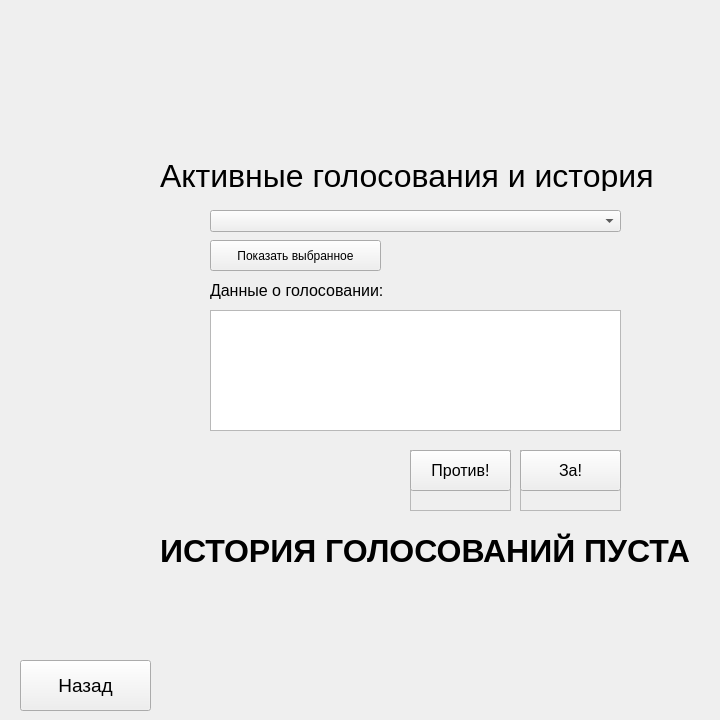
   <widget class="QWidget" name="votePage">
    <widget class="QPushButton" name="pushButton_25">
     <property name="geometry">
      <rect>
       <x>20</x>
       <y>660</y>
       <width>131</width>
       <height>51</height>
      </rect>
     </property>
     <property name="font">
      <font>
       <pointsize>14</pointsize>
      </font>
     </property>
     <property name="text">
      <string>Назад</string>
     </property>
    </widget>
    <widget class="QLabel" name="label_33">
     <property name="geometry">
      <rect>
       <x>160</x>
       <y>160</y>
       <width>501</width>
       <height>31</height>
      </rect>
     </property>
     <property name="font">
      <font>
       <pointsize>24</pointsize>
      </font>
     </property>
     <property name="text">
      <string>Активные голосования и история</string>
     </property>
    </widget>
    <widget class="QFrame" name="frame_4">
     <property name="geometry">
      <rect>
       <x>520</x>
       <y>450</y>
       <width>101</width>
       <height>61</height>
      </rect>
     </property>
     <property name="frameShape">
      <enum>QFrame::StyledPanel</enum>
     </property>
     <property name="frameShadow">
      <enum>QFrame::Raised</enum>
     </property>
     <widget class="QPushButton" name="pushButton_26">
      <property name="geometry">
       <rect>
        <x>0</x>
        <y>0</y>
        <width>101</width>
        <height>41</height>
       </rect>
      </property>
      <property name="font">
       <font>
        <pointsize>12</pointsize>
       </font>
      </property>
      <property name="text">
       <string>За!</string>
      </property>
     </widget>
    </widget>
    <widget class="QFrame" name="frame_5">
     <property name="geometry">
      <rect>
       <x>410</x>
       <y>450</y>
       <width>101</width>
       <height>61</height>
      </rect>
     </property>
     <property name="frameShape">
      <enum>QFrame::StyledPanel</enum>
     </property>
     <property name="frameShadow">
      <enum>QFrame::Raised</enum>
     </property>
     <widget class="QPushButton" name="pushButton_27">
      <property name="geometry">
       <rect>
        <x>0</x>
        <y>0</y>
        <width>101</width>
        <height>41</height>
       </rect>
      </property>
      <property name="font">
       <font>
        <pointsize>12</pointsize>
       </font>
      </property>
      <property name="text">
       <string>Против!</string>
      </property>
     </widget>
    </widget>
    <widget class="QPushButton" name="pushButton_28">
     <property name="geometry">
      <rect>
       <x>210</x>
       <y>240</y>
       <width>171</width>
       <height>31</height>
      </rect>
     </property>
     <property name="text">
      <string>Показать выбранное</string>
     </property>
    </widget>
    <widget class="QComboBox" name="comboBox_9">
     <property name="geometry">
      <rect>
       <x>210</x>
       <y>210</y>
       <width>411</width>
       <height>22</height>
      </rect>
     </property>
    </widget>
    <widget class="QTextBrowser" name="textBrowser_2">
     <property name="geometry">
      <rect>
       <x>210</x>
       <y>310</y>
       <width>411</width>
       <height>121</height>
      </rect>
     </property>
    </widget>
    <widget class="QLabel" name="label_34">
     <property name="geometry">
      <rect>
       <x>210</x>
       <y>280</y>
       <width>411</width>
       <height>21</height>
      </rect>
     </property>
     <property name="font">
      <font>
       <pointsize>12</pointsize>
      </font>
     </property>
     <property name="text">
      <string>Данные о голосовании:</string>
     </property>
    </widget>
    <widget class="QLabel" name="label_37">
     <property name="geometry">
      <rect>
       <x>160</x>
       <y>530</y>
       <width>551</width>
       <height>41</height>
      </rect>
     </property>
     <property name="font">
      <font>
       <pointsize>24</pointsize>
       <weight>75</weight>
       <bold>true</bold>
      </font>
     </property>
     <property name="text">
      <string>ИСТОРИЯ ГОЛОСОВАНИЙ ПУСТА</string>
     </property>
    </widget>
   </widget>
